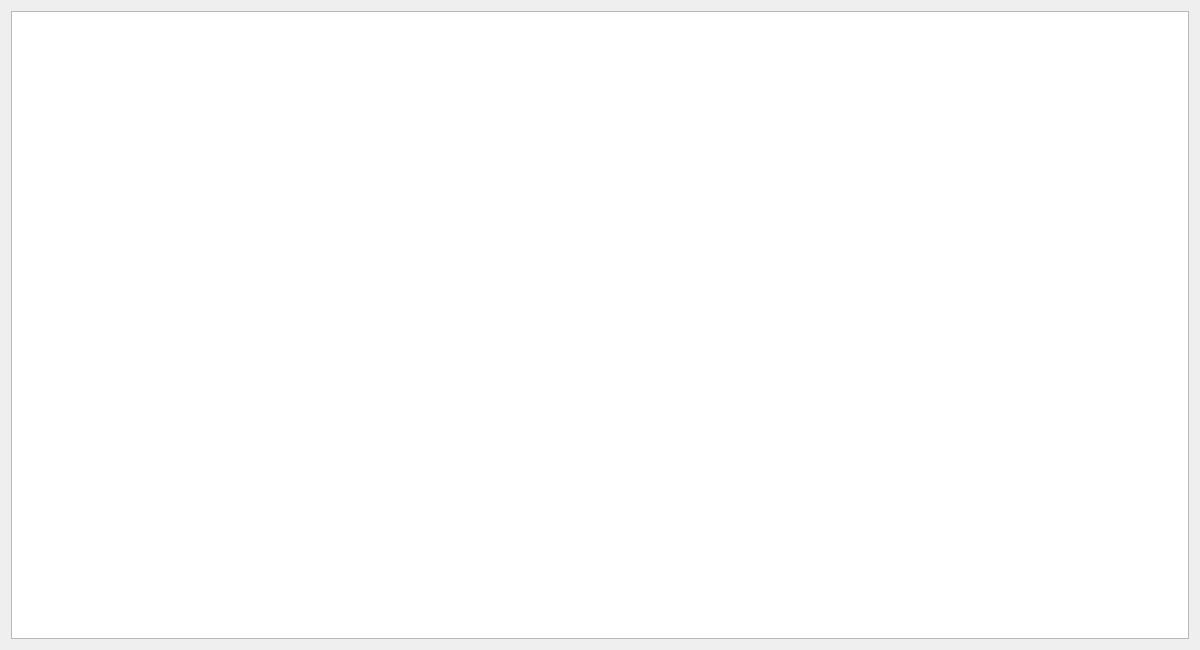
<?xml version="1.0" encoding="UTF-8"?>
<ui version="4.0">
 <class>showteacherdialog</class>
 <widget class="QDialog" name="showteacherdialog">
  <property name="geometry">
   <rect>
    <x>0</x>
    <y>0</y>
    <width>1200</width>
    <height>650</height>
   </rect>
  </property>
  <property name="windowTitle">
   <string>Dialog</string>
  </property>
  <layout class="QGridLayout" name="gridLayout">
   <item row="0" column="0">
    <widget class="QTreeView" name="treeView"/>
   </item>
  </layout>
 </widget>
 <resources/>
 <connections/>
</ui>
